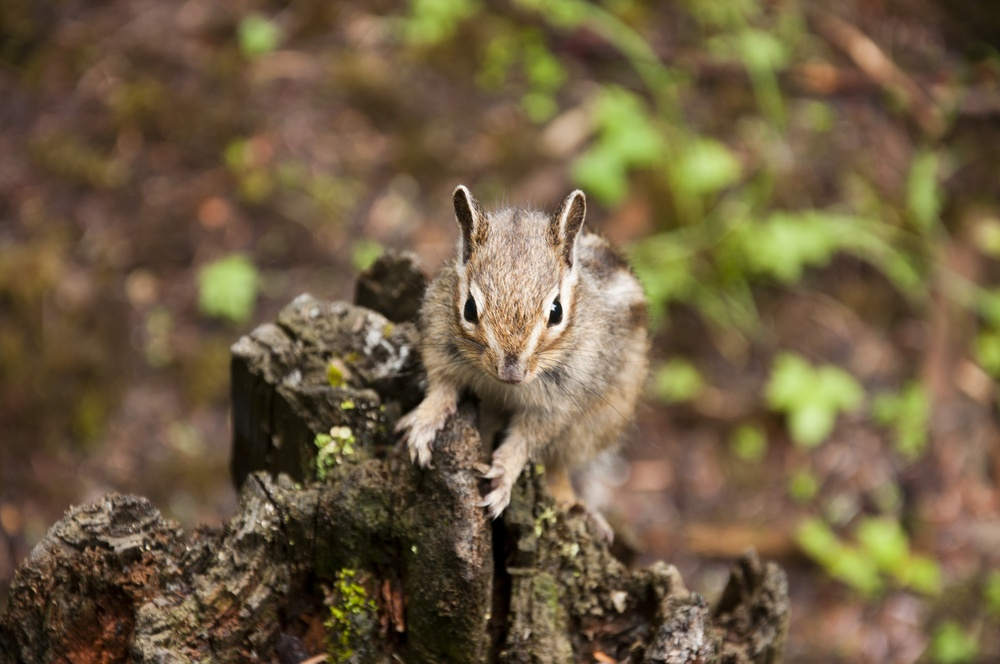
#> input picture resources/Squirrel.jpg, 1000 x 664 px, shrunk from 4288 x 2848 before the run, given in place of the camera
$ python watershed_video.py   (older library calls are emulated)
#> lines starting #> are read from the running program, lines starting #| are printed output that depends on the picture; after the words box and inside, x2 and y2 are one past the last pixel; in counts of white or black regions, pixels touching at a corner belong together
import numpy as np
import cv2

cur_marker = 1


def mouse_event(event, x, y, flags, param):
    global markers, cur_marker

    if event == cv2.EVENT_LBUTTONUP:
        print('鼠标位置：（{}, {}）'.format(x, y))
        print('cur_marker：', cur_marker)
        markers[x, y] = cur_marker


if __name__ == '__main__':
    cap = cv2.VideoCapture(0, cv2.CAP_DSHOW)
    h = int(cap.get(cv2.CAP_PROP_FRAME_HEIGHT))
    w = int(cap.get(cv2.CAP_PROP_FRAME_WIDTH))
    markers = np.zeros((h, w), np.int32)
    colors = np.int32(list(np.ndindex(2, 2, 2))) * 255

    cv2.namedWindow('display', cv2.WINDOW_NORMAL)
    cv2.setMouseCallback('display', mouse_event)
    cv2.namedWindow('watershed', cv2.WINDOW_NORMAL)
    while True:
        ret, frame = cap.read()
#> frame is the input picture: shape (664, 1000, 3); mean B, G, R 65.7, 94, 111

        gray = cv2.cvtColor(frame, cv2.COLOR_BGR2GRAY)
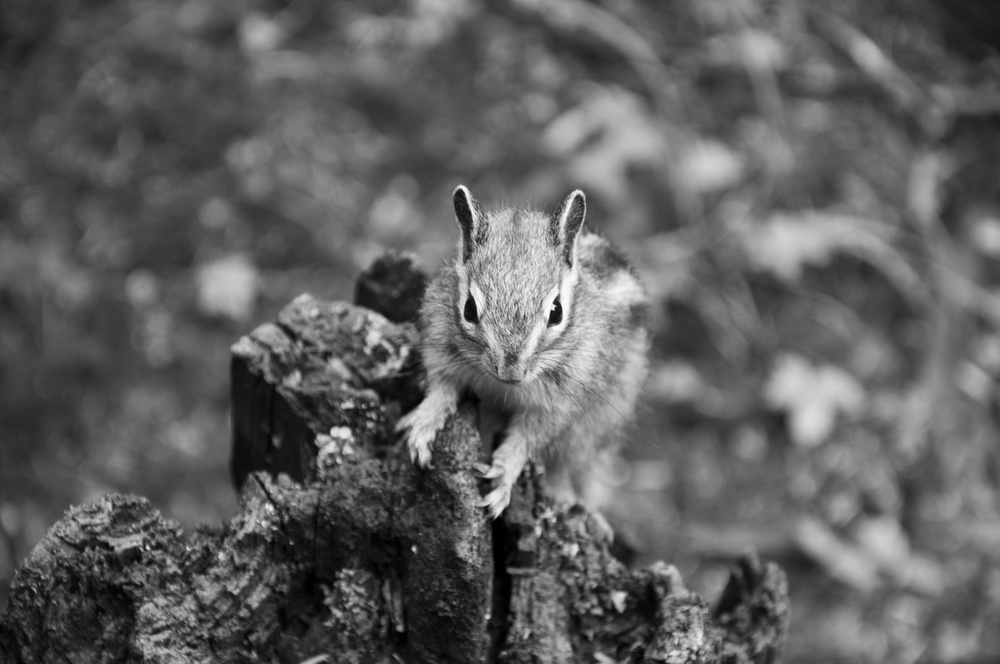
#> gray: shape (664, 1000); min 0, max 254, mean 95.8
        # 图片二值化，物体为白色
        ret, imgBi = cv2.threshold(gray, 0, 255, cv2.THRESH_BINARY_INV + cv2.THRESH_OTSU)
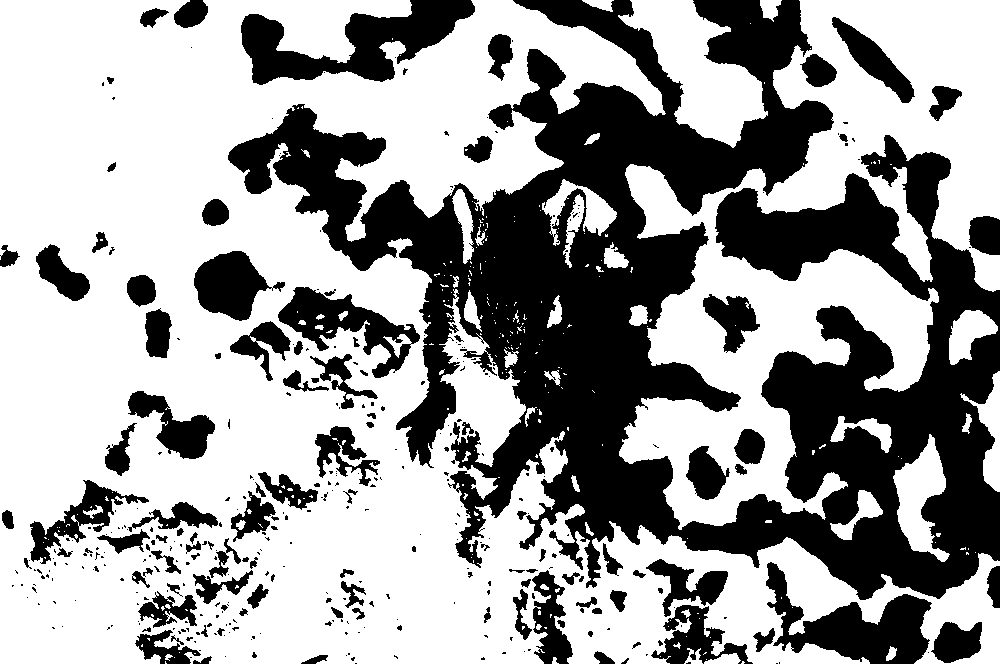
#> imgBi: shape (664, 1000); 62.5% white; 375 black regions (256 under 20 px), largest, box (x1, y1, x2, y2) and area: (228, 0, 1000, 600) 177897, (241, 0, 475, 85) 9027, (766, 562, 932, 664) 7263
#> ret = 104
        cv2.imshow('display', cv2.hconcat((frame, cv2.cvtColor(imgBi, cv2.COLOR_GRAY2BGR))))
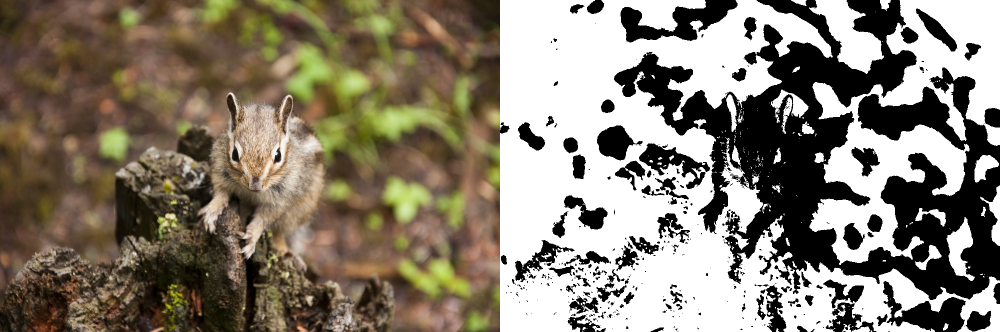
#> window 'display': shape (664, 2000, 3) (shown at 1/2 size); mean B, G, R 112.5, 126.7, 135.1

        cv2.watershed(frame, markers)

        overlay = colors[np.maximum(markers, 0)]

        vis = cv2.addWeighted(frame, 0.5, overlay, 0.5, 0.0, dtype=cv2.CV_8UC3)
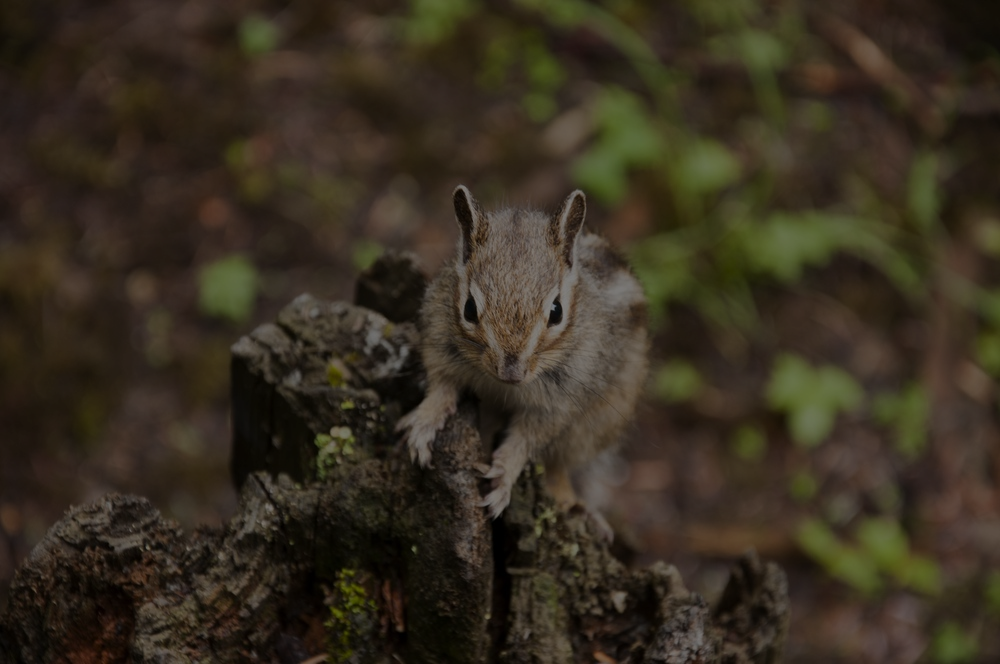
#> vis: shape (664, 1000, 3); mean B, G, R 32.9, 47, 55.5

        # cv2.imshow('display', frame)
        cv2.imshow('watershed', vis)

        keyCode = cv2.waitKey(1)
#> (key Esc is pressed here)
        if keyCode == 27:
            break
        if keyCode == ord('r'):
            markers = np.zeros((h, w), np.int32)
        if ord('1') <= keyCode <= ord('7'):
            cur_marker = keyCode - ord('0')
            print('marker: ', cur_marker)

    cap.release()
    cv2.destroyAllWindows()
